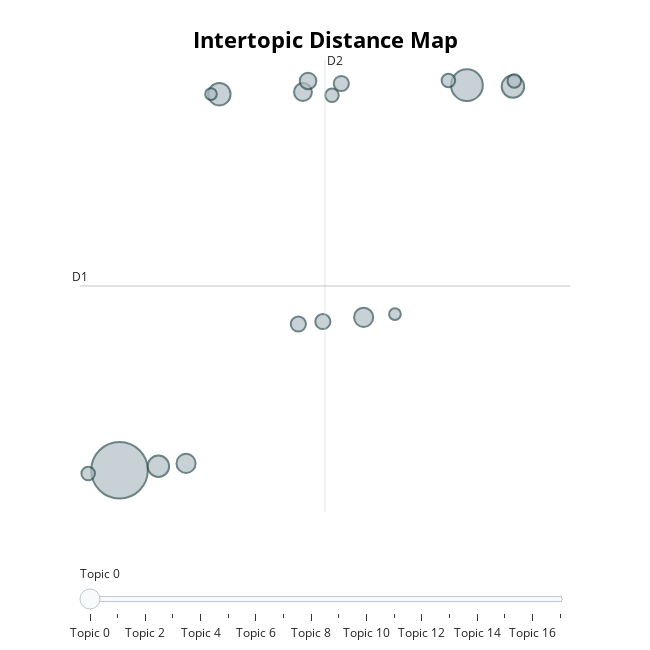

The notebook cell saved with this chart:
### Code cell
# run this cell to visualize the topics
topic_model.visualize_topics()

### Figure 1 — Plotly figure (JSON) as saved in the notebook; plotly's stock layout.template omitted (floating-point values rounded to 4 significant figures)
{"data": [{"customdata": [[0, "america | new | people | world | years", 70], [1, "states | government | united | congress | public", 22], [2, "states | united | british | war | citizens", 11], [3, "government | great | law | public | congress", 11], [4, "world | peace | nations | soviet | nation", 10], [5, "national | government | federal | public | congress", 8], [6, "government | states | law | united | gold", 8], [7, "states | government | united | public | congress", 7], [8, "government | states | public | general | subject", 6], [9, "states | government | year | united | great", 5], [10, "government | states | united | congress | year", 5], [11, "bank | public | states | government | country", 5], [12, "states | government | united | constitution | congress", 4], [13, "government | shall | military | islands | congress", 4], [14, "information | provision | public | united | proper", 4], [15, "united | treaty | states | spain | year", 4], [16, "government | department | united | states | court", 3], [17, "year | government | states | united | congress", 3]], "hovertemplate": "<b>Topic %{customdata[0]}</b><br>%{customdata[1]}<br>Size: %{customdata[2]}", "legendgroup": "", "marker": {"color": "#B0BEC5", "line": {"color": "DarkSlateGrey", "width": 2}, "size": [70, 22, 11, 11, 10, 8, 8, 7, 6, 5, 5, 5, 4, 4, 4, 4, 3, 3], "sizemode": "area", "sizeref": 0.04375, "symbol": "circle"}, "mode": "markers", "name": "", "orientation": "v", "showlegend": false, "type": "scatter", "x": [-0.1867, 2.613, 0.6176, 2.984, 0.1265, 0.3493, 1.781, 1.292, 1.333, 1.452, 1.255, 1.601, 2.995, -0.4394, 1.525, 2.464, 0.5505, 2.033], "xaxis": "x", "y": [-19.6, 10.24, 9.541, 10.13, -19.29, -19.07, -7.75, 9.708, 10.57, -8.075, -8.271, 10.37, 10.57, -19.86, 9.45, 10.6, 9.546, -7.498], "yaxis": "y"}], "layout": {"annotations": [{"showarrow": false, "text": "D1", "x": -0.5053, "y": -5.322, "yshift": 10}, {"showarrow": false, "text": "D2", "x": 1.469, "xshift": 10, "y": 12.19}], "height": 650, "hoverlabel": {"bgcolor": "white", "font": {"family": "Rockwell", "size": 16}}, "legend": {"itemsizing": "constant", "tracegroupgap": 0}, "margin": {"t": 60}, "shapes": [{"line": {"color": "#CFD8DC", "width": 2}, "type": "line", "x0": 1.469, "x1": 1.469, "y0": -22.83, "y1": 12.19}, {"line": {"color": "#9E9E9E", "width": 2}, "type": "line", "x0": -0.5053, "x1": 3.444, "y0": -5.322, "y1": -5.322}], "sliders": [{"active": 0, "pad": {"t": 50}, "steps": [{"args": [{"marker.color": [["red", "#B0BEC5", "#B0BEC5", "#B0BEC5", "#B0BEC5", "#B0BEC5", "#B0BEC5", "#B0BEC5", "#B0BEC5", "#B0BEC5", "#B0BEC5", "#B0BEC5", "#B0BEC5", "#B0BEC5", "#B0BEC5", "#B0BEC5", "#B0BEC5", "#B0BEC5"]]}], "label": "Topic 0", "method": "update"}, {"args": [{"marker.color": [["#B0BEC5", "red", "#B0BEC5", "#B0BEC5", "#B0BEC5", "#B0BEC5", "#B0BEC5", "#B0BEC5", "#B0BEC5", "#B0BEC5", "#B0BEC5", "#B0BEC5", "#B0BEC5", "#B0BEC5", "#B0BEC5", "#B0BEC5", "#B0BEC5", "#B0BEC5"]]}], "label": "Topic 1", "method": "update"}, {"args": [{"marker.color": [["#B0BEC5", "#B0BEC5", "red", "#B0BEC5", "#B0BEC5", "#B0BEC5", "#B0BEC5", "#B0BEC5", "#B0BEC5", "#B0BEC5", "#B0BEC5", "#B0BEC5", "#B0BEC5", "#B0BEC5", "#B0BEC5", "#B0BEC5", "#B0BEC5", "#B0BEC5"]]}], "label": "Topic 2", "method": "update"}, {"args": [{"marker.color": [["#B0BEC5", "#B0BEC5", "#B0BEC5", "red", "#B0BEC5", "#B0BEC5", "#B0BEC5", "#B0BEC5", "#B0BEC5", "#B0BEC5", "#B0BEC5", "#B0BEC5", "#B0BEC5", "#B0BEC5", "#B0BEC5", "#B0BEC5", "#B0BEC5", "#B0BEC5"]]}], "label": "Topic 3", "method": "update"}, {"args": [{"marker.color": [["#B0BEC5", "#B0BEC5", "#B0BEC5", "#B0BEC5", "red", "#B0BEC5", "#B0BEC5", "#B0BEC5", "#B0BEC5", "#B0BEC5", "#B0BEC5", "#B0BEC5", "#B0BEC5", "#B0BEC5", "#B0BEC5", "#B0BEC5", "#B0BEC5", "#B0BEC5"]]}], "label": "Topic 4", "method": "update"}, {"args": [{"marker.color": [["#B0BEC5", "#B0BEC5", "#B0BEC5", "#B0BEC5", "#B0BEC5", "red", "#B0BEC5", "#B0BEC5", "#B0BEC5", "#B0BEC5", "#B0BEC5", "#B0BEC5", "#B0BEC5", "#B0BEC5", "#B0BEC5", "#B0BEC5", "#B0BEC5", "#B0BEC5"]]}], "label": "Topic 5", "method": "update"}, {"args": [{"marker.color": [["#B0BEC5", "#B0BEC5", "#B0BEC5", "#B0BEC5", "#B0BEC5", "#B0BEC5", "red", "#B0BEC5", "#B0BEC5", "#B0BEC5", "#B0BEC5", "#B0BEC5", "#B0BEC5", "#B0BEC5", "#B0BEC5", "#B0BEC5", "#B0BEC5", "#B0BEC5"]]}], "label": "Topic 6", "method": "update"}, {"args": [{"marker.color": [["#B0BEC5", "#B0BEC5", "#B0BEC5", "#B0BEC5", "#B0BEC5", "#B0BEC5", "#B0BEC5", "red", "#B0BEC5", "#B0BEC5", "#B0BEC5", "#B0BEC5", "#B0BEC5", "#B0BEC5", "#B0BEC5", "#B0BEC5", "#B0BEC5", "#B0BEC5"]]}], "label": "Topic 7", "method": "update"}, {"args": [{"marker.color": [["#B0BEC5", "#B0BEC5", "#B0BEC5", "#B0BEC5", "#B0BEC5", "#B0BEC5", "#B0BEC5", "#B0BEC5", "red", "#B0BEC5", "#B0BEC5", "#B0BEC5", "#B0BEC5", "#B0BEC5", "#B0BEC5", "#B0BEC5", "#B0BEC5", "#B0BEC5"]]}], "label": "Topic 8", "method": "update"}, {"args": [{"marker.color": [["#B0BEC5", "#B0BEC5", "#B0BEC5", "#B0BEC5", "#B0BEC5", "#B0BEC5", "#B0BEC5", "#B0BEC5", "#B0BEC5", "red", "#B0BEC5", "#B0BEC5", "#B0BEC5", "#B0BEC5", "#B0BEC5", "#B0BEC5", "#B0BEC5", "#B0BEC5"]]}], "label": "Topic 9", "method": "update"}, {"args": [{"marker.color": [["#B0BEC5", "#B0BEC5", "#B0BEC5", "#B0BEC5", "#B0BEC5", "#B0BEC5", "#B0BEC5", "#B0BEC5", "#B0BEC5", "#B0BEC5", "red", "#B0BEC5", "#B0BEC5", "#B0BEC5", "#B0BEC5", "#B0BEC5", "#B0BEC5", "#B0BEC5"]]}], "label": "Topic 10", "method": "update"}, {"args": [{"marker.color": [["#B0BEC5", "#B0BEC5", "#B0BEC5", "#B0BEC5", "#B0BEC5", "#B0BEC5", "#B0BEC5", "#B0BEC5", "#B0BEC5", "#B0BEC5", "#B0BEC5", "red", "#B0BEC5", "#B0BEC5", "#B0BEC5", "#B0BEC5", "#B0BEC5", "#B0BEC5"]]}], "label": "Topic 11", "method": "update"}, {"args": [{"marker.color": [["#B0BEC5", "#B0BEC5", "#B0BEC5", "#B0BEC5", "#B0BEC5", "#B0BEC5", "#B0BEC5", "#B0BEC5", "#B0BEC5", "#B0BEC5", "#B0BEC5", "#B0BEC5", "red", "#B0BEC5", "#B0BEC5", "#B0BEC5", "#B0BEC5", "#B0BEC5"]]}], "label": "Topic 12", "method": "update"}, {"args": [{"marker.color": [["#B0BEC5", "#B0BEC5", "#B0BEC5", "#B0BEC5", "#B0BEC5", "#B0BEC5", "#B0BEC5", "#B0BEC5", "#B0BEC5", "#B0BEC5", "#B0BEC5", "#B0BEC5", "#B0BEC5", "red", "#B0BEC5", "#B0BEC5", "#B0BEC5", "#B0BEC5"]]}], "label": "Topic 13", "method": "update"}, {"args": [{"marker.color": [["#B0BEC5", "#B0BEC5", "#B0BEC5", "#B0BEC5", "#B0BEC5", "#B0BEC5", "#B0BEC5", "#B0BEC5", "#B0BEC5", "#B0BEC5", "#B0BEC5", "#B0BEC5", "#B0BEC5", "#B0BEC5", "red", "#B0BEC5", "#B0BEC5", "#B0BEC5"]]}], "label": "Topic 14", "method": "update"}, {"args": [{"marker.color": [["#B0BEC5", "#B0BEC5", "#B0BEC5", "#B0BEC5", "#B0BEC5", "#B0BEC5", "#B0BEC5", "#B0BEC5", "#B0BEC5", "#B0BEC5", "#B0BEC5", "#B0BEC5", "#B0BEC5", "#B0BEC5", "#B0BEC5", "red", "#B0BEC5", "#B0BEC5"]]}], "label": "Topic 15", "method": "update"}, {"args": [{"marker.color": [["#B0BEC5", "#B0BEC5", "#B0BEC5", "#B0BEC5", "#B0BEC5", "#B0BEC5", "#B0BEC5", "#B0BEC5", "#B0BEC5", "#B0BEC5", "#B0BEC5", "#B0BEC5", "#B0BEC5", "#B0BEC5", "#B0BEC5", "#B0BEC5", "red", "#B0BEC5"]]}], "label": "Topic 16", "method": "update"}, {"args": [{"marker.color": [["#B0BEC5", "#B0BEC5", "#B0BEC5", "#B0BEC5", "#B0BEC5", "#B0BEC5", "#B0BEC5", "#B0BEC5", "#B0BEC5", "#B0BEC5", "#B0BEC5", "#B0BEC5", "#B0BEC5", "#B0BEC5", "#B0BEC5", "#B0BEC5", "#B0BEC5", "red"]]}], "label": "Topic 17", "method": "update"}]}], "title": {"font": {"color": "Black", "size": 22}, "text": "<b>Intertopic Distance Map</b>", "x": 0.5, "xanchor": "center", "y": 0.95, "yanchor": "top"}, "width": 650, "xaxis": {"anchor": "y", "domain": [0, 1], "range": [-0.5053, 3.444], "title": {"text": ""}, "visible": false}, "yaxis": {"anchor": "x", "domain": [0, 1], "range": [-22.83, 12.19], "title": {"text": ""}, "visible": false}}}
